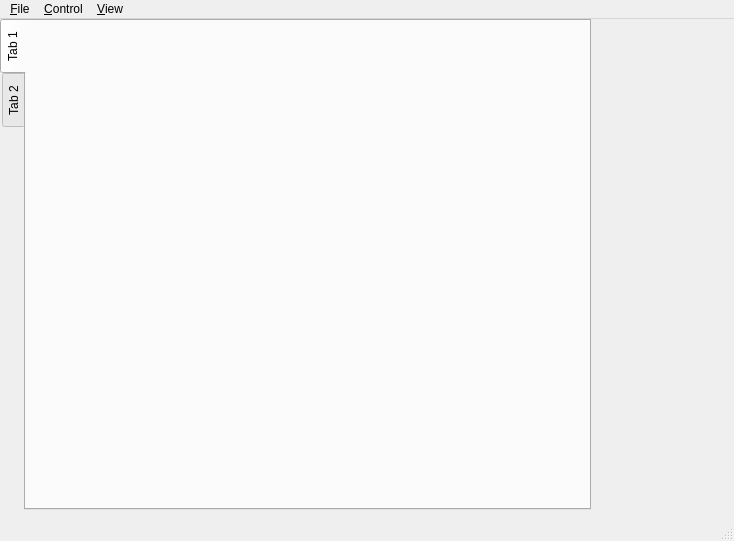
<?xml version="1.0" encoding="UTF-8"?>
<ui version="4.0">
 <class>Viewer</class>
 <widget class="QMainWindow" name="Viewer">
  <property name="geometry">
   <rect>
    <x>0</x>
    <y>0</y>
    <width>734</width>
    <height>541</height>
   </rect>
  </property>
  <property name="windowTitle">
   <string/>
  </property>
  <widget class="QWidget" name="centralwidget">
   <widget class="QTabWidget" name="canvasSelection">
    <property name="geometry">
     <rect>
      <x>0</x>
      <y>0</y>
      <width>591</width>
      <height>491</height>
     </rect>
    </property>
    <property name="tabPosition">
     <enum>QTabWidget::West</enum>
    </property>
    <property name="tabShape">
     <enum>QTabWidget::Rounded</enum>
    </property>
    <property name="currentIndex">
     <number>0</number>
    </property>
    <property name="iconSize">
     <size>
      <width>16</width>
      <height>16</height>
     </size>
    </property>
    <property name="elideMode">
     <enum>Qt::ElideNone</enum>
    </property>
    <property name="usesScrollButtons">
     <bool>true</bool>
    </property>
    <property name="documentMode">
     <bool>false</bool>
    </property>
    <property name="tabsClosable">
     <bool>false</bool>
    </property>
    <widget class="QWidget" name="tab">
     <attribute name="title">
      <string>Tab 1</string>
     </attribute>
    </widget>
    <widget class="QWidget" name="tab_2">
     <attribute name="title">
      <string>Tab 2</string>
     </attribute>
    </widget>
   </widget>
  </widget>
  <widget class="QMenuBar" name="menubar">
   <property name="geometry">
    <rect>
     <x>0</x>
     <y>0</y>
     <width>734</width>
     <height>25</height>
    </rect>
   </property>
   <widget class="QMenu" name="viewMenu">
    <property name="title">
     <string>&amp;View</string>
    </property>
    <addaction name="toggleFullScreenAction"/>
    <addaction name="toggleSwapIntervalAction"/>
   </widget>
   <widget class="QMenu" name="fileMenu">
    <property name="title">
     <string>&amp;File</string>
    </property>
    <addaction name="quitAction"/>
   </widget>
   <widget class="QMenu" name="controlMenu">
    <property name="title">
     <string>&amp;Control</string>
    </property>
    <addaction name="toggleTimeAction"/>
    <addaction name="restartTimeAction"/>
    <addaction name="separator"/>
    <addaction name="reloadShaders"/>
   </widget>
   <addaction name="fileMenu"/>
   <addaction name="controlMenu"/>
   <addaction name="viewMenu"/>
  </widget>
  <widget class="QStatusBar" name="statusbar"/>
  <action name="toggleDebugModeAction">
   <property name="checkable">
    <bool>true</bool>
   </property>
   <property name="enabled">
    <bool>false</bool>
   </property>
   <property name="text">
    <string>Toggle &amp;Debug Mode</string>
   </property>
   <property name="menuRole">
    <enum>QAction::ApplicationSpecificRole</enum>
   </property>
  </action>
  <action name="togglePrintModeAction">
   <property name="checkable">
    <bool>true</bool>
   </property>
   <property name="enabled">
    <bool>false</bool>
   </property>
   <property name="text">
    <string>Toggle &amp;Print Mode</string>
   </property>
   <property name="menuRole">
    <enum>QAction::ApplicationSpecificRole</enum>
   </property>
  </action>
  <action name="toggleFullScreenAction">
   <property name="checkable">
    <bool>false</bool>
   </property>
   <property name="enabled">
    <bool>true</bool>
   </property>
   <property name="text">
    <string>Toggle &amp;Full Screen</string>
   </property>
   <property name="shortcut">
    <string>F11</string>
   </property>
   <property name="menuRole">
    <enum>QAction::ApplicationSpecificRole</enum>
   </property>
  </action>
  <action name="specifyResolutionAction">
   <property name="enabled">
    <bool>false</bool>
   </property>
   <property name="text">
    <string>Specify Resolution ...</string>
   </property>
   <property name="menuRole">
    <enum>QAction::ApplicationSpecificRole</enum>
   </property>
  </action>
  <action name="captureCameraPathAction">
   <property name="enabled">
    <bool>false</bool>
   </property>
   <property name="text">
    <string>Capture Camera Path ...</string>
   </property>
   <property name="menuRole">
    <enum>QAction::ApplicationSpecificRole</enum>
   </property>
  </action>
  <action name="aboutAction">
   <property name="enabled">
    <bool>false</bool>
   </property>
   <property name="text">
    <string>About ...</string>
   </property>
   <property name="menuRole">
    <enum>QAction::AboutRole</enum>
   </property>
  </action>
  <action name="quitAction">
   <property name="enabled">
    <bool>true</bool>
   </property>
   <property name="text">
    <string>&amp;Close</string>
   </property>
   <property name="menuRole">
    <enum>QAction::QuitRole</enum>
   </property>
  </action>
  <action name="driveManipulatorAction">
   <property name="enabled">
    <bool>false</bool>
   </property>
   <property name="text">
    <string>&amp;Drive Manipulator</string>
   </property>
   <property name="menuRole">
    <enum>QAction::ApplicationSpecificRole</enum>
   </property>
  </action>
  <action name="playCameraPathAction">
   <property name="enabled">
    <bool>false</bool>
   </property>
   <property name="text">
    <string>&amp;Play Camera Path ...</string>
   </property>
   <property name="menuRole">
    <enum>QAction::ApplicationSpecificRole</enum>
   </property>
  </action>
  <action name="flightManipulatorAction">
   <property name="enabled">
    <bool>false</bool>
   </property>
   <property name="text">
    <string>&amp;Flight Manipulator</string>
   </property>
   <property name="menuRole">
    <enum>QAction::ApplicationSpecificRole</enum>
   </property>
  </action>
  <action name="terrainManipulatorAction">
   <property name="enabled">
    <bool>false</bool>
   </property>
   <property name="text">
    <string>&amp;Terrain Manipulator</string>
   </property>
   <property name="menuRole">
    <enum>QAction::ApplicationSpecificRole</enum>
   </property>
  </action>
  <action name="trackballManipulatorAction">
   <property name="enabled">
    <bool>false</bool>
   </property>
   <property name="text">
    <string>Track&amp;ball Manipulator</string>
   </property>
   <property name="menuRole">
    <enum>QAction::ApplicationSpecificRole</enum>
   </property>
  </action>
  <action name="treemapManipulatorAction">
   <property name="enabled">
    <bool>false</bool>
   </property>
   <property name="text">
    <string>3D Tree&amp;map Manipulator</string>
   </property>
   <property name="menuRole">
    <enum>QAction::ApplicationSpecificRole</enum>
   </property>
  </action>
  <action name="fpsManipulatorAction">
   <property name="enabled">
    <bool>false</bool>
   </property>
   <property name="text">
    <string>FPS Manipulator</string>
   </property>
   <property name="menuRole">
    <enum>QAction::ApplicationSpecificRole</enum>
   </property>
  </action>
  <action name="specifyBenchmarkAction">
   <property name="enabled">
    <bool>false</bool>
   </property>
   <property name="text">
    <string>&amp;Specify Benchmark ...</string>
   </property>
   <property name="menuRole">
    <enum>QAction::ApplicationSpecificRole</enum>
   </property>
  </action>
  <action name="runBenchmarksAction">
   <property name="enabled">
    <bool>false</bool>
   </property>
   <property name="text">
    <string>&amp;Run Benchmarks ...</string>
   </property>
   <property name="menuRole">
    <enum>QAction::ApplicationSpecificRole</enum>
   </property>
  </action>
  <action name="manageConfigurationsAction">
   <property name="enabled">
    <bool>false</bool>
   </property>
   <property name="text">
    <string>Manage &amp;Configurations ...</string>
   </property>
   <property name="menuRole">
    <enum>QAction::ApplicationSpecificRole</enum>
   </property>
  </action>
  <action name="preferencesAction">
   <property name="enabled">
    <bool>false</bool>
   </property>
   <property name="text">
    <string>&amp;Preferences ...</string>
   </property>
   <property name="menuRole">
    <enum>QAction::PreferencesRole</enum>
   </property>
  </action>
  <action name="listOfFBOsAction">
   <property name="enabled">
    <bool>false</bool>
   </property>
   <property name="text">
    <string>List of named FBOs</string>
   </property>
  </action>
  <action name="showFrameBuffersAction">
   <property name="enabled">
    <bool>false</bool>
   </property>
   <property name="text">
    <string>&amp;Show Frame Buffers ...</string>
   </property>
  </action>
  <action name="ufoManipulatorAction">
   <property name="enabled">
    <bool>false</bool>
   </property>
   <property name="text">
    <string>&amp;UFO Manipulator</string>
   </property>
   <property name="menuRole">
    <enum>QAction::ApplicationSpecificRole</enum>
   </property>
  </action>
  <action name="selectVantagePointAction">
   <property name="enabled">
    <bool>false</bool>
   </property>
   <property name="text">
    <string>Select V&amp;antage Point ...</string>
   </property>
   <property name="menuRole">
    <enum>QAction::ApplicationSpecificRole</enum>
   </property>
  </action>
  <action name="createVantagePointAction">
   <property name="enabled">
    <bool>false</bool>
   </property>
   <property name="text">
    <string>Create Vantage Point</string>
   </property>
   <property name="menuRole">
    <enum>QAction::ApplicationSpecificRole</enum>
   </property>
  </action>
  <action name="toggleLogoAction">
   <property name="enabled">
    <bool>false</bool>
   </property>
   <property name="text">
    <string>Toggle &amp;Logo</string>
   </property>
  </action>
  <action name="loadPresentationAction">
   <property name="enabled">
    <bool>false</bool>
   </property>
   <property name="text">
    <string>&amp;Load Presentation ...</string>
   </property>
  </action>
  <action name="captureImageAction">
   <property name="enabled">
    <bool>false</bool>
   </property>
   <property name="text">
    <string>Capture &amp;Image</string>
   </property>
  </action>
  <action name="captureImageAdvancedAction">
   <property name="enabled">
    <bool>false</bool>
   </property>
   <property name="text">
    <string>Capture &amp;Image (Advanced) ...</string>
   </property>
  </action>
  <action name="captureMovieAction">
   <property name="enabled">
    <bool>false</bool>
   </property>
   <property name="text">
    <string>Capture &amp;Movie</string>
   </property>
  </action>
  <action name="toggleSwapIntervalAction">
   <property name="text">
    <string>Toggle &amp;Swap Interval</string>
   </property>
   <property name="shortcut">
    <string>F10</string>
   </property>
  </action>
  <action name="showAdaptiveGridAction">
   <property name="checkable">
    <bool>true</bool>
   </property>
   <property name="checked">
    <bool>true</bool>
   </property>
   <property name="text">
    <string>Show Adaptive &amp;Grid</string>
   </property>
   <property name="shortcut">
    <string>G</string>
   </property>
  </action>
  <action name="toggleTimeAction">
   <property name="text">
    <string>&amp;Toggle Time</string>
   </property>
   <property name="shortcut">
    <string>T</string>
   </property>
  </action>
  <action name="restartTimeAction">
   <property name="text">
    <string>&amp;Restart Time</string>
   </property>
  </action>
  <action name="reloadShaders">
   <property name="text">
    <string>Reload Shaders</string>
   </property>
   <property name="shortcut">
    <string>F5</string>
   </property>
  </action>
 </widget>
 <resources/>
 <connections/>
</ui>
